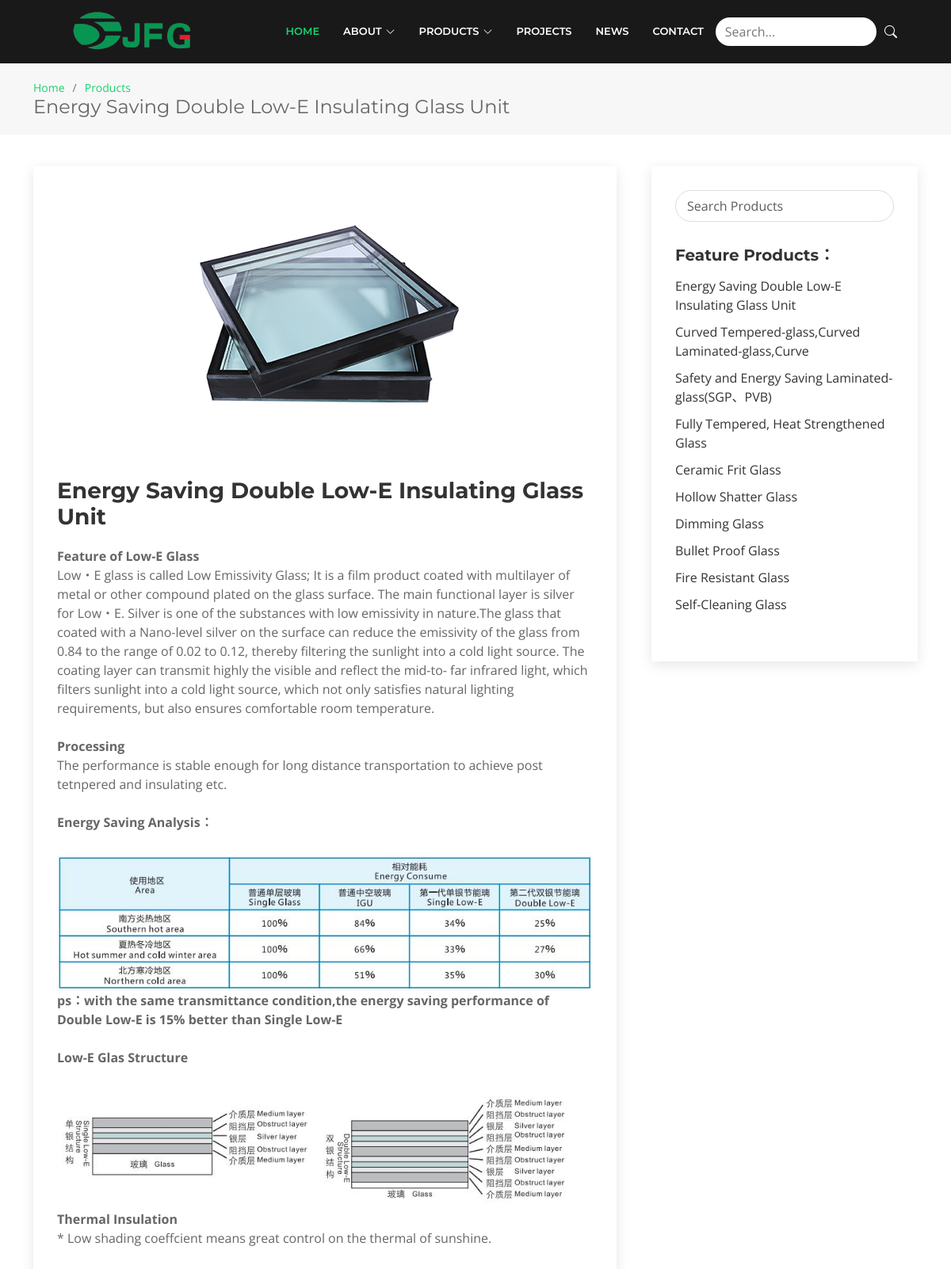
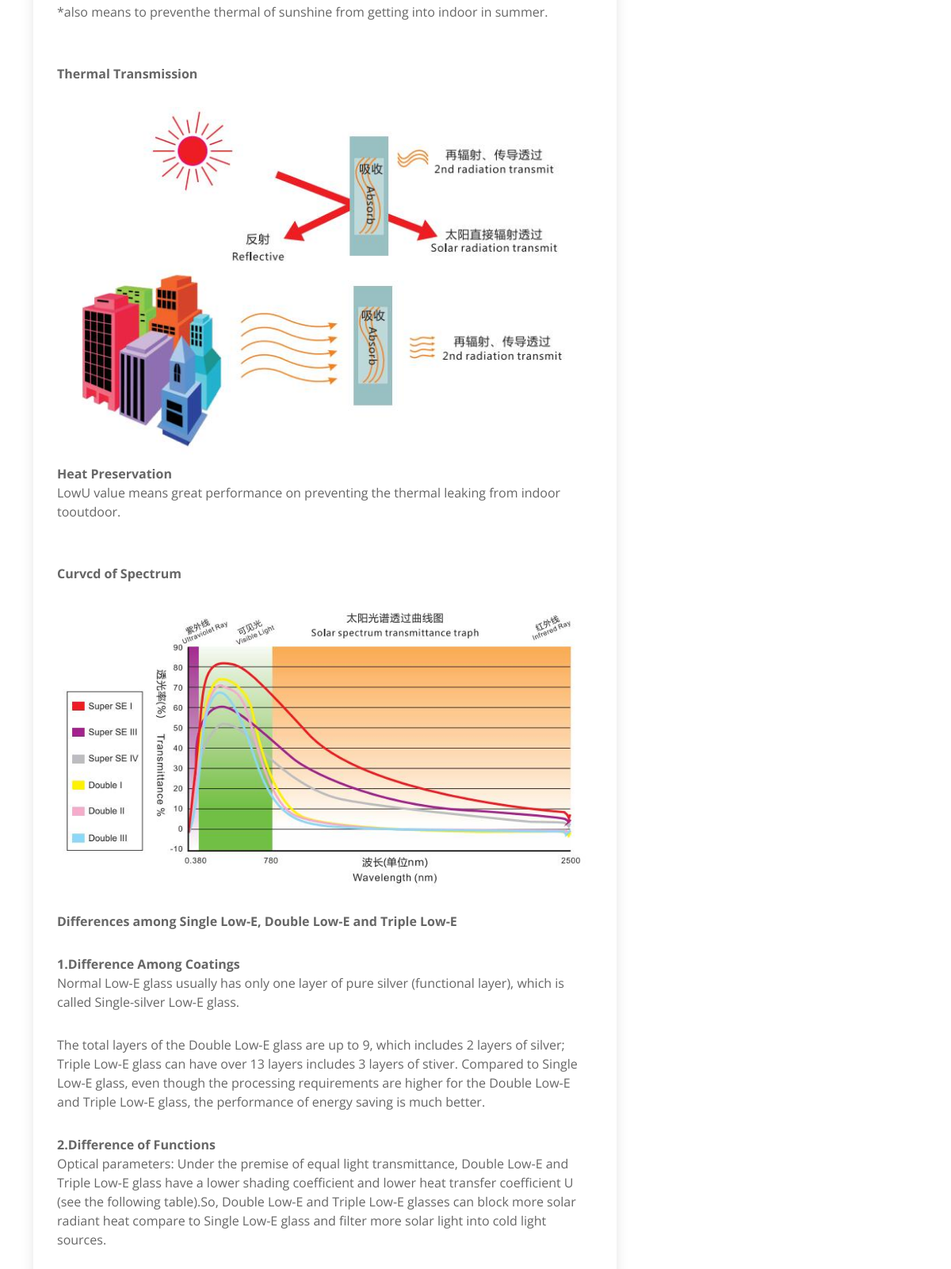
/products/1 (upper part), run on the app's committed database (2 pictures, top to bottom).
### app/models.py (models this page shows, shortened)
class Product(models.Model):
    name = models.CharField(verbose_name="product_name", max_length=60)
    short_name = models.CharField(verbose_name="short_name", max_length=20, default="Energy Saving")
    srt_desc = models.CharField(verbose_name="short_description", max_length=288)
    desc = models.TextField(verbose_name="html")

### app/views.py (the view)
# urls.py: path('products/<int:pid>', views.products),
def products(request, pid):
    product = models.Product.objects.filter(id=pid).first()
    context = {'product': product}
    return render(request, 'products.html', context)

### app/templates/products.html (shortened to what this page needs)
{% extends 'layout.html' %}
{% block content %}
    {% load static %}
<main id="main">
    <section id="breadcrumbs" class="breadcrumbs">
        <div class="container">
            <ol>
                <li><a href="/home/">Home</a></li>
                <li><a href="/home/#portfolio">Products</a></li>
            </ol>
            <h2>{{ product.name }}</h2>
        </div>
    </section>
    <section id="blog" class="blog">
        <div class="container" data-aos="fade-up">
            <div class="row">
                {{ product.desc | safe }}
                    </article>
                </div>
                <div class="col-lg-4">
                    <div class="sidebar">
                        <div class="sidebar-item search-form">
                            <form action="">
                                <input type="text" class="form-control" id="searchMenu" onkeyup="searchMenuFunction()"
                                       placeholder="Search Products">
                            </form>
                        </div>
                        <h3 class="sidebar-title">Feature Products：</h3>
                        <div class="sidebar-item categories">
                            <ul>
                                <ul id="search-menu">
                                    <li><a href="/products/1">Energy Saving Double Low-E Insulating
                                        Glass Unit</a></li>
                                    <li><a href="/products/2">Curved Tempered-glass,Curved
                                        Laminated-glass,Curve</a></li>
                                    <li><a href="/products/3">Safety and Energy Saving Laminated-glass(SGP、PVB)</a>
                                    </li>
                                    <li><a href="/products/4">Fully Tempered, Heat Strengthened Glass</a></li>
                                    <li><a href="/products/5">Ceramic Frit Glass</a></li>
                                    <li><a href="/products/7">Hollow Shatter Glass</a></li>
                                    <li><a href="/products/8">Dimming Glass</a></li>
                                    <li><a href="/products/9">Bullet Proof Glass</a></li>
                                    <li><a href="/products/10">Fire Resistant Glass</a></li>
                                    <li><a href="/products/11">Self-Cleaning Glass</a></li>
                                </ul>
                            </ul>
                        </div>
                    </div>
                </div>
            </div>
        </div>
    </section>
{% endblock %}

### app/templates/layout.html (shortened to what this page needs)
{% load static %}
<!DOCTYPE html>
<html lang="en">
<head>
    <link href="{% static 'vendor/animate.css/animate.min.css' %}" rel="stylesheet">
    <link href="{% static 'vendor/aos/aos.css' %}" rel="stylesheet">
    <link href="{% static 'vendor/bootstrap/css/bootstrap.min.css' %}" rel="stylesheet">
    <link href="{% static 'vendor/bootstrap-icons/bootstrap-icons.css' %}" rel="stylesheet">
    <link href="{% static 'vendor/glightbox/css/glightbox.min.css' %}" rel="stylesheet">
    <link href="{% static 'vendor/swiper/swiper-bundle.min.css' %}" rel="stylesheet">
    <link href="{% static 'css/style.css' %}" rel="stylesheet">
</head>
<body>
<header id="header" class="fixed-top d-flex align-items-center ">
    <div class="container-fluid">
        <div class="row justify-content-center align-items-center">
            <div class="col-xl-11 d-flex align-items-center justify-content-between">
                <a href="/home/"><img src="assets/img/jfg-logo-1.png" alt="" class="img-fluid"></a>
                <nav id="navbar" class="navbar">
                    <ul>
                        <li><a class="nav-link scrollto active" href="/home/">Home</a></li>
                        <li class="dropdown"><a href="/home/#about"><span>About</span> <i
                                class="bi bi-chevron-down"></i></a>
                        </li>
                        <li class="dropdown nav-link scrollto "><a href="/home/#portfolio"><span>Products</span> <i
                                class="bi bi-chevron-down"></i></a>
                        </li>
                        <li><a class="nav-link" href="/home/#project">Projects</a></li>
                        <li><a class="nav-link  " href="blog.html">News</a></li>
                        <li><a class="nav-link scrollto" href="#contact">Contact</a></li>
                        <li class="search-box">
                            <form class="search-form" action="/results/" method="get">
                                <input type="text" name="query" class="search-input" placeholder="Search...">
                                <button type="submit" class="search-button"><i class="bi bi-search text-white"></i>
                                </button>
                            </form>
                        </li>
                    </ul>
                </nav>
            </div>
        </div>
    </div>
</header>
{% block content %}{% endblock %}
</main>
</body>
</html>

### app/static/css/style.css (style rules this page uses)
body { background: #fff; color: #666666; font-family: "Open Sans", sans-serif; }
a { color: #18d26e; transition: 0.5s; text-decoration: none; }
p { padding: 0; margin: 0 0 30px 0; }
h1, h2, h3, h4, h5, h6 { font-family: "Montserrat", sans-serif; font-weight: 400; margin: 0 0 20px 0; padding: 0; }
#header { transition: all 0.5s; z-index: 997; background: rgba(0, 0, 0, 0.9); height: 80px; }
.navbar { padding: 0; }
.navbar ul { margin: 0; padding: 0; display: flex; list-style: none; align-items: center; }
.navbar li { position: relative; }
.navbar a, .navbar a:focus { display: flex; align-items: center; justify-content: space-between; padding: 10px 0 10px 30px; font-family: "Montserrat", sans-serif; font-size: 13px; font-weight: 600; color: #fff; white-space: nowrap; text-transform: uppercase; transition: 0.3s; }
.navbar a i, .navbar a:focus i { font-size: 12px; line-height: 0; margin-left: 5px; }
.navbar a:hover, .navbar .active, .navbar .active:focus, .navbar li:hover>a { color: #18d26e; }
.navbar .search-box { display: flex; align-items: center; margin-left: 15px; }
.navbar .search-form { position: relative; }
.navbar .search-input { padding: 6px 12px; border: none; border-radius: 20px; outline: none; box-shadow: 0 1px 2px rgba(0, 0, 0, 0.1); }
.navbar .search-button { background: none; border: none; cursor: pointer; }
section { overflow: hidden; }
.breadcrumbs { padding: 20px 0; background-color: #f7f7f7; min-height: 40px; margin-top: 80px; }
.breadcrumbs h2 { font-size: 24px; margin-bottom: 0; font-weight: 400; }
.breadcrumbs ol { display: flex; flex-wrap: wrap; list-style: none; padding: 0; margin: 0; font-size: 14px; }
.breadcrumbs ol li+li { padding-left: 10px; }
.breadcrumbs ol li+li::before { display: inline-block; padding-right: 10px; color: #6c757d; content: "/"; }
.blog { padding: 40px 0 20px 0; }
.blog .entry { padding: 30px; margin-bottom: 60px; box-shadow: 0 4px 16px rgba(0, 0, 0, 0.1); }
.blog .entry .entry-img { max-height: 440px; margin: -30px -30px 20px -30px; overflow: hidden; }
.blog .entry .entry-title { font-size: 28px; font-weight: bold; padding: 0; margin: 0 0 20px 0; }
.blog .entry .entry-title a { color: #333333; transition: 0.3s; }
.blog .entry .entry-content p { line-height: 24px; }
.blog .entry-single { margin-bottom: 30px; }
.blog .sidebar { padding: 30px; margin: 0 0 60px 20px; box-shadow: 0 4px 16px rgba(0, 0, 0, 0.1); }
.blog .sidebar .sidebar-title { font-size: 20px; font-weight: 700; padding: 0 0 0 0; margin: 0 0 15px 0; color: #333333; position: relative; }
.blog .sidebar .sidebar-item { margin-bottom: 30px; }
.blog .sidebar .search-form form { background: #fff; border: 1px solid #ddd; padding: 3px 10px; position: relative; border-radius: 50px; }
.blog .sidebar .search-form form input { border: 0; padding: 4px; border-radius: 4px; width: calc(100% - 70px); box-shadow: none; }
.blog .sidebar .categories ul { list-style: none; padding: 0; }
.blog .sidebar .categories ul li+li { padding-top: 10px; }
.blog .sidebar .categories ul a { color: #333333; transition: 0.3s; }

### data on the page
Product: name "Energy Saving Double Low-E Insulating Glass Unit", desc (picture), desc "Energy Saving Double Low-E Insulating Glass Unit Feature of Low-E Glass Low・E glass is called Low Emissivity Glass; It is a film product coated with multilayer of metal or other compound plated on the glass surface. The main functional layer is silver for Low・E. Silver is one of the substances with low emissivity in nature.The glass that coated with a Nano-level silver on the surface can reduce the emissivity of the glass from 0.84 to the range of 0.02 to 0.12, thereby filtering the sunlight into a cold light source. The coating layer can transmit highly the visible and reflect the mid-to- far infrared light, which filters sunlight into a cold light source, which not only satisfies natural…"
